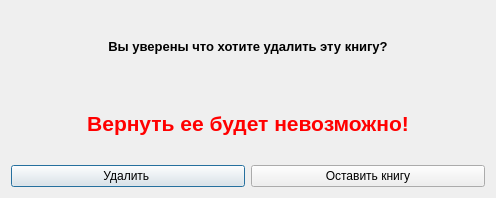
<?xml version="1.0" encoding="UTF-8"?>
<ui version="4.0">
 <class>Dialog</class>
 <widget class="QDialog" name="Dialog">
  <property name="geometry">
   <rect>
    <x>0</x>
    <y>0</y>
    <width>496</width>
    <height>198</height>
   </rect>
  </property>
  <property name="windowTitle">
   <string>Удаление книги</string>
  </property>
  <layout class="QGridLayout" name="gridLayout">
   <item row="0" column="0">
    <widget class="QLabel" name="label">
     <property name="styleSheet">
      <string notr="true">font-family: 'Comic Sans MS', Gadget, sans-serif;
font-size: 10pt;</string>
     </property>
     <property name="text">
      <string>&lt;html&gt;&lt;head/&gt;&lt;body&gt;&lt;p align=&quot;center&quot;&gt;&lt;span style=&quot; font-weight:600;&quot;&gt;Вы уверены что хотите удалить эту книгу?&lt;/span&gt;&lt;/p&gt;&lt;/body&gt;&lt;/html&gt;</string>
     </property>
    </widget>
   </item>
   <item row="1" column="0">
    <widget class="QLabel" name="label_2">
     <property name="styleSheet">
      <string notr="true">font-family: 'Comic Sans MS', Gadget, sans-serif;
font-size: 16pt;
color: red</string>
     </property>
     <property name="text">
      <string>&lt;html&gt;&lt;head/&gt;&lt;body&gt;&lt;p align=&quot;center&quot;&gt;&lt;span style=&quot; font-weight:600;&quot;&gt;Вернуть ее будет невозможно!&lt;/span&gt;&lt;/p&gt;&lt;/body&gt;&lt;/html&gt;</string>
     </property>
    </widget>
   </item>
   <item row="2" column="0">
    <layout class="QHBoxLayout" name="horizontalLayout">
     <item>
      <widget class="QPushButton" name="delet">
       <property name="styleSheet">
        <string notr="true">font-family: 'Comic Sans MS', Gadget, sans-serif;
</string>
       </property>
       <property name="text">
        <string>Удалить </string>
       </property>
      </widget>
     </item>
     <item>
      <widget class="QPushButton" name="back">
       <property name="styleSheet">
        <string notr="true">font-family: 'Comic Sans MS', Gadget, sans-serif;
</string>
       </property>
       <property name="text">
        <string>Оставить книгу</string>
       </property>
      </widget>
     </item>
    </layout>
   </item>
  </layout>
 </widget>
 <resources/>
 <connections/>
</ui>
